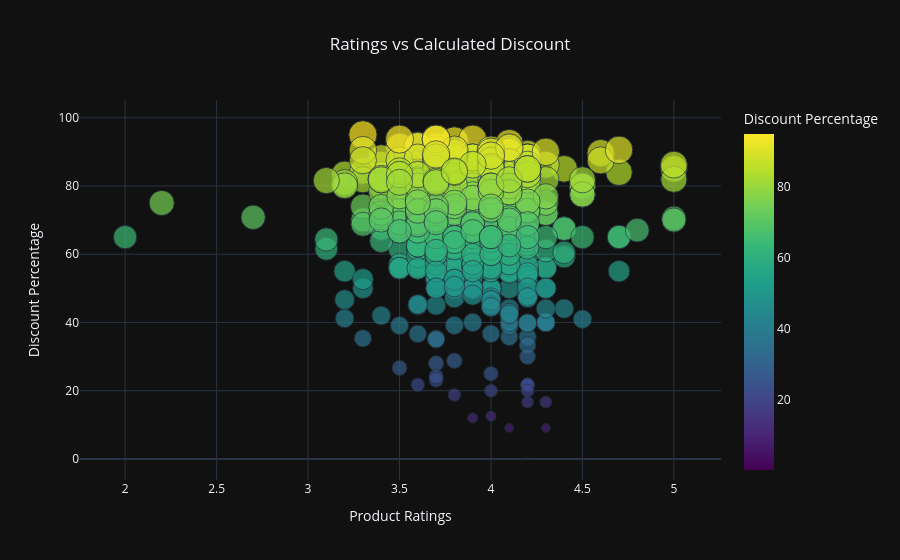

Here is the notebook cell this chart was saved with:
### Code cell
fig = px.scatter(
    df3,
    x='ratings',
    y='calculated_discount',
    color='calculated_discount',
    size='calculated_discount',
    color_continuous_scale='viridis',
    title='Ratings vs Calculated Discount',
    labels={
        'ratings': 'Product Ratings',
        'calculated_discount': 'Discount Percentage'
    },
    hover_data=['ratings', 'calculated_discount']
)

fig.update_layout(
    template='plotly_dark',
    title_x=0.5
)

fig.show()

### Figure 1 — Plotly figure (JSON) as saved in the notebook; plotly's stock layout.template omitted (floating-point values rounded to 4 significant figures; data arrays with more than 128 entries replaced by an {"elided": "..."} marker saying what was removed)
{"data": [{"hovertemplate": "Product Ratings=%{x}<br>Discount Percentage=%{marker.color}<extra></extra>", "legendgroup": "", "marker": {"color": {"elided": "943 float values"}, "coloraxis": "coloraxis", "size": {"elided": "943 float values"}, "sizemode": "area", "sizeref": 0.2375, "symbol": "circle"}, "mode": "markers", "name": "", "orientation": "v", "showlegend": false, "type": "scatter", "x": {"elided": "943 float values"}, "xaxis": "x", "y": {"elided": "943 float values"}, "yaxis": "y"}], "layout": {"autosize": true, "coloraxis": {"colorbar": {"title": {"text": "Discount Percentage"}}, "colorscale": [[0, "#440154"], [0.1111, "#482878"], [0.2222, "#3e4989"], [0.3333, "#31688e"], [0.4444, "#26828e"], [0.5556, "#1f9e89"], [0.6667, "#35b779"], [0.7778, "#6ece58"], [0.8889, "#b5de2b"], [1, "#fde725"]]}, "legend": {"itemsizing": "constant", "tracegroupgap": 0}, "title": {"text": "Ratings vs Calculated Discount", "x": 0.5}, "xaxis": {"anchor": "y", "autorange": true, "domain": [0, 1], "range": [1.772, 5.236], "title": {"text": "Product Ratings"}, "type": "linear"}, "yaxis": {"anchor": "x", "autorange": true, "domain": [0, 1], "range": [-7.666, 111.4], "title": {"text": "Discount Percentage"}, "type": "linear"}}}
